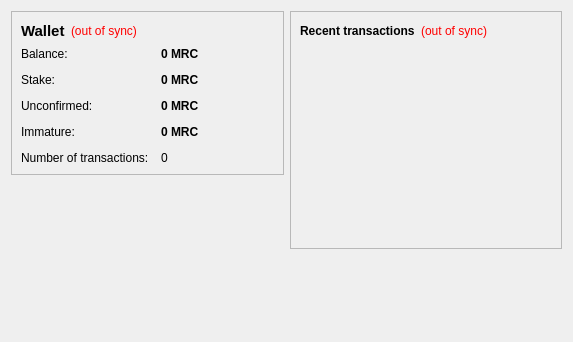
<?xml version="1.0" encoding="UTF-8"?>
<ui version="4.0">
 <class>OverviewPage</class>
 <widget class="QWidget" name="OverviewPage">
  <property name="geometry">
   <rect>
    <x>0</x>
    <y>0</y>
    <width>573</width>
    <height>342</height>
   </rect>
  </property>
  <property name="windowTitle">
   <string>Form</string>
  </property>
  <layout class="QHBoxLayout" name="horizontalLayout" stretch="1,1">
   <item>
    <layout class="QVBoxLayout" name="verticalLayout_2">
     <item>
      <widget class="QFrame" name="frame">
       <property name="frameShape">
        <enum>QFrame::StyledPanel</enum>
       </property>
       <property name="frameShadow">
        <enum>QFrame::Raised</enum>
       </property>
       <layout class="QVBoxLayout" name="verticalLayout_4">
        <item>
         <layout class="QHBoxLayout" name="horizontalLayout_4">
          <item>
           <widget class="QLabel" name="label_5">
            <property name="font">
             <font>
              <pointsize>11</pointsize>
              <weight>75</weight>
              <bold>true</bold>
             </font>
            </property>
            <property name="text">
             <string>Wallet</string>
            </property>
           </widget>
          </item>
          <item>
           <widget class="QLabel" name="labelWalletStatus">
            <property name="toolTip">
             <string>The displayed information may be out of date. Your wallet automatically synchronizes with the microCoin network after a connection is established, but this process has not completed yet.</string>
            </property>
            <property name="styleSheet">
             <string notr="true">QLabel { color: red; }</string>
            </property>
            <property name="text">
             <string notr="true">(out of sync)</string>
            </property>
            <property name="alignment">
             <set>Qt::AlignLeading|Qt::AlignLeft|Qt::AlignVCenter</set>
            </property>
           </widget>
          </item>
          <item>
           <spacer name="horizontalSpacer_2">
            <property name="orientation">
             <enum>Qt::Horizontal</enum>
            </property>
            <property name="sizeHint" stdset="0">
             <size>
              <width>40</width>
              <height>20</height>
             </size>
            </property>
           </spacer>
          </item>
         </layout>
        </item>
        <item>
         <layout class="QFormLayout" name="formLayout_2">
          <property name="fieldGrowthPolicy">
           <enum>QFormLayout::AllNonFixedFieldsGrow</enum>
          </property>
          <property name="horizontalSpacing">
           <number>12</number>
          </property>
          <property name="verticalSpacing">
           <number>12</number>
          </property>
          <item row="0" column="0">
           <widget class="QLabel" name="label">
            <property name="text">
             <string>Balance:</string>
            </property>
           </widget>
          </item>
          <item row="0" column="1">
           <widget class="QLabel" name="labelBalance">
            <property name="font">
             <font>
              <weight>75</weight>
              <bold>true</bold>
             </font>
            </property>
            <property name="cursor">
             <cursorShape>IBeamCursor</cursorShape>
            </property>
            <property name="toolTip">
             <string>Your current balance</string>
            </property>
            <property name="text">
             <string notr="true">0 MRC</string>
            </property>
            <property name="textInteractionFlags">
             <set>Qt::LinksAccessibleByMouse|Qt::TextSelectableByKeyboard|Qt::TextSelectableByMouse</set>
            </property>
           </widget>
          </item>
          <item row="1" column="0">
           <widget class="QLabel" name="label_6">
            <property name="text">
             <string>Stake:</string>
            </property>
           </widget>
          </item>
          <item row="1" column="1">
           <widget class="QLabel" name="labelStake">
            <property name="font">
             <font>
              <weight>75</weight>
              <bold>true</bold>
             </font>
            </property>
            <property name="cursor">
             <cursorShape>IBeamCursor</cursorShape>
            </property>
            <property name="toolTip">
             <string>Total of coins that was staked, and do not yet count toward the current balance</string>
            </property>
            <property name="text">
             <string notr="true">0 MRC</string>
            </property>
            <property name="textInteractionFlags">
             <set>Qt::LinksAccessibleByMouse|Qt::TextSelectableByKeyboard|Qt::TextSelectableByMouse</set>
            </property>
           </widget>
          </item>
          <item row="2" column="0">
           <widget class="QLabel" name="label_3">
            <property name="text">
             <string>Unconfirmed:</string>
            </property>
           </widget>
          </item>
          <item row="2" column="1">
           <widget class="QLabel" name="labelUnconfirmed">
            <property name="font">
             <font>
              <weight>75</weight>
              <bold>true</bold>
             </font>
            </property>
            <property name="cursor">
             <cursorShape>IBeamCursor</cursorShape>
            </property>
            <property name="toolTip">
             <string>Total of transactions that have yet to be confirmed, and do not yet count toward the current balance</string>
            </property>
            <property name="text">
             <string notr="true">0 MRC</string>
            </property>
            <property name="textInteractionFlags">
             <set>Qt::LinksAccessibleByMouse|Qt::TextSelectableByKeyboard|Qt::TextSelectableByMouse</set>
            </property>
           </widget>
          </item>
          <item row="3" column="0">
           <widget class="QLabel" name="labelImmatureText">
            <property name="text">
             <string>Immature:</string>
            </property>
           </widget>
          </item>
          <item row="3" column="1">
           <widget class="QLabel" name="labelImmature">
            <property name="font">
             <font>
              <weight>75</weight>
              <bold>true</bold>
             </font>
            </property>
            <property name="toolTip">
             <string>Mined balance that has not yet matured</string>
            </property>
            <property name="text">
             <string notr="true">0 MRC</string>
            </property>
            <property name="textInteractionFlags">
             <set>Qt::LinksAccessibleByMouse|Qt::TextSelectableByKeyboard|Qt::TextSelectableByMouse</set>
            </property>
           </widget>
          </item>
          <item row="4" column="0">
           <widget class="QLabel" name="label_2">
            <property name="text">
             <string>Number of transactions:</string>
            </property>
           </widget>
          </item>
          <item row="4" column="1">
           <widget class="QLabel" name="labelNumTransactions">
            <property name="toolTip">
             <string>Total number of transactions in wallet</string>
            </property>
            <property name="text">
             <string notr="true">0</string>
            </property>
           </widget>
          </item>
         </layout>
        </item>
       </layout>
      </widget>
     </item>
     <item>
      <spacer name="verticalSpacer">
       <property name="orientation">
        <enum>Qt::Vertical</enum>
       </property>
       <property name="sizeHint" stdset="0">
        <size>
         <width>20</width>
         <height>40</height>
        </size>
       </property>
      </spacer>
     </item>
    </layout>
   </item>
   <item>
    <layout class="QVBoxLayout" name="verticalLayout_3">
     <item>
      <widget class="QFrame" name="frame_2">
       <property name="frameShape">
        <enum>QFrame::StyledPanel</enum>
       </property>
       <property name="frameShadow">
        <enum>QFrame::Raised</enum>
       </property>
       <layout class="QVBoxLayout" name="verticalLayout">
        <item>
         <layout class="QHBoxLayout" name="horizontalLayout_2">
          <item>
           <widget class="QLabel" name="label_4">
            <property name="text">
             <string>&lt;b&gt;Recent transactions&lt;/b&gt;</string>
            </property>
           </widget>
          </item>
          <item>
           <widget class="QLabel" name="labelTransactionsStatus">
            <property name="toolTip">
             <string>The displayed information may be out of date. Your wallet automatically synchronizes with the microCoin network after a connection is established, but this process has not completed yet.</string>
            </property>
            <property name="styleSheet">
             <string notr="true">QLabel { color: red; }</string>
            </property>
            <property name="text">
             <string notr="true">(out of sync)</string>
            </property>
            <property name="alignment">
             <set>Qt::AlignRight|Qt::AlignTrailing|Qt::AlignVCenter</set>
            </property>
           </widget>
          </item>
          <item>
           <spacer name="horizontalSpacer">
            <property name="orientation">
             <enum>Qt::Horizontal</enum>
            </property>
            <property name="sizeHint" stdset="0">
             <size>
              <width>40</width>
              <height>20</height>
             </size>
            </property>
           </spacer>
          </item>
         </layout>
        </item>
        <item>
         <widget class="QListView" name="listTransactions">
          <property name="styleSheet">
           <string notr="true">QListView { background: transparent; }</string>
          </property>
          <property name="frameShape">
           <enum>QFrame::NoFrame</enum>
          </property>
          <property name="verticalScrollBarPolicy">
           <enum>Qt::ScrollBarAlwaysOff</enum>
          </property>
          <property name="horizontalScrollBarPolicy">
           <enum>Qt::ScrollBarAlwaysOff</enum>
          </property>
          <property name="selectionMode">
           <enum>QAbstractItemView::NoSelection</enum>
          </property>
         </widget>
        </item>
       </layout>
      </widget>
     </item>
     <item>
      <spacer name="verticalSpacer_2">
       <property name="orientation">
        <enum>Qt::Vertical</enum>
       </property>
       <property name="sizeHint" stdset="0">
        <size>
         <width>20</width>
         <height>40</height>
        </size>
       </property>
      </spacer>
     </item>
    </layout>
   </item>
  </layout>
 </widget>
 <resources/>
 <connections/>
</ui>
